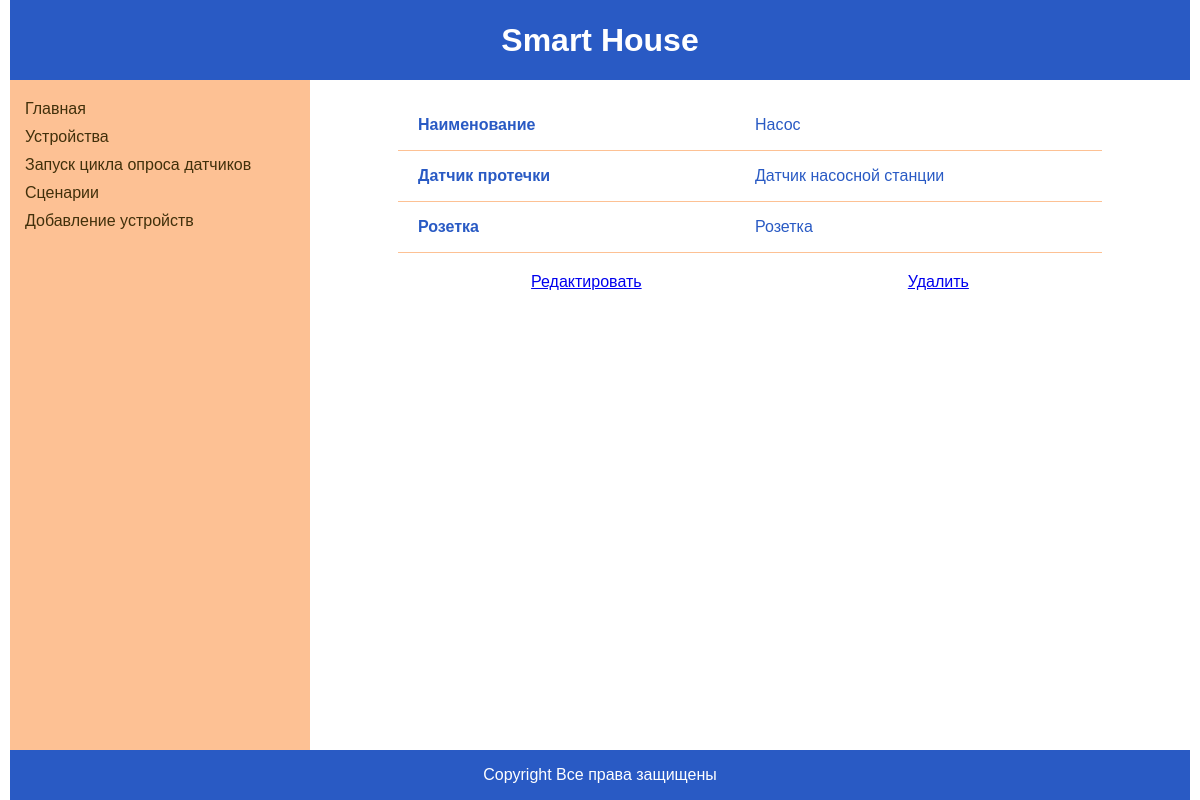
/scenarios/78/, run on the app's committed database.
### smart_house/models.py (models this page shows, shortened)
class Scenario(models.Model):
    class Meta:
        db_table = 'scenarios'
    name = models.CharField(
        db_column='name',
        max_length=50,
        unique=True,
        help_text="Введите название сценария",
        verbose_name="Название сценария"
    )
    scenario_type = models.ForeignKey(
        to='ScenarioType',
        db_column='scenario_type_id',
        on_delete=models.CASCADE,
        help_text="Укажите вид сценаярия",
        verbose_name="Вид сценария",
        null=True,
    )
    devices = models.ManyToManyField(to='Device')

class Device(models.Model):
    class Meta:
        db_table = 'devices'
    name = models.CharField(
        db_column='name',
        max_length=50,
        help_text="Введите название датчика",
        verbose_name="Название датчика"
    )
    address = models.CharField(
        db_column='address',
        max_length=50,
        help_text="Введите ieee адрес датчика",
        verbose_name="ieee адрес датчика"
    )
    json_data = models.JSONField(
        db_column='json_data',
        null=True,
        blank=True
    )
    groups_id = models.ForeignKey(
        to='Group',
        db_column='groups_id',
        on_delete=models.CASCADE,
        help_text="Укажите в какую группу входит устройство",
        verbose_name="Входит в группу",
        null=True,
        blank=True
    )
    devices_type= models.ForeignKey(
        to='DeviceType',
        db_column='devices_type_id',
        on_delete=models.CASCADE,
        help_text="Укажите тип устройства",
        verbose_name="Тип устройства",
        null=True,
        blank=True
    )

### smart_house/views.py (the view)
# urls.py: path('scenarios/<int:pk>/', views.ScenarioDetailView.as_view(), name='scenario'),
class ScenarioDetailView(DetailView):
    model = Scenario
    template_name = 'smart_house/scenario.html'
    context_object_name = 'scenario'

### templates/smart_house/scenario.html
{% extends "smart_house/base.html" %}
{% block content %}
  <div class="scenario-container">
    {% if scenario.scenario_type.name == 'Насосная станция' %}
        <div class="scenario-row">
          <p class="name-row">Наименование</p>
          <p>{{ scenario.name }}</p>
        </div>
        {% for device in scenario.devices.all %}
          <div class="scenario-row">
        {% if device.devices_type.name == "socket_220" %}
          <p class="name-row">Розетка</p>
        {% else %}
          <p class="name-row">Датчик протечки</p>
        {% endif %}
          <p>
              {{device.name}}
          </p>
        </div>
        {% endfor %}
  <div class="scenario-edit">
    <a href="{% url 'water_pump_scenarios_edit' scenario.pk %}">Редактировать</a>
    <a href="{% url 'water_pump_scenarios_delete' scenario.pk %}">Удалить</a>
  </div>
    {% endif %}
  </div>
{% endblock content %}

### static/css/style.css (style rules this page uses)
body { margin:0; padding:0; }
.container div { text-align: center; }
.name-row { font-weight: bold; padding-left: 10px; }
.scenario-container { padding: 0 15px; color: #295AC4; width: 80%; margin: 20px auto; }
.scenario-row { padding: 0 10px; display:grid; grid-template-columns: 1fr 1fr; grid-column-gap: 10px; align-items: center; border-bottom: 1px solid #FDC194; }
.scenario-row p { text-align: left; }
.scenario-edit { display: flex; justify-content: space-around; margin-top: 20px; }

### data on the page
Scenario: name "Насос"
Device: shows "Датчик протечки", name "Датчик насосной станции"
Device: shows "Розетка", name "Розетка"
